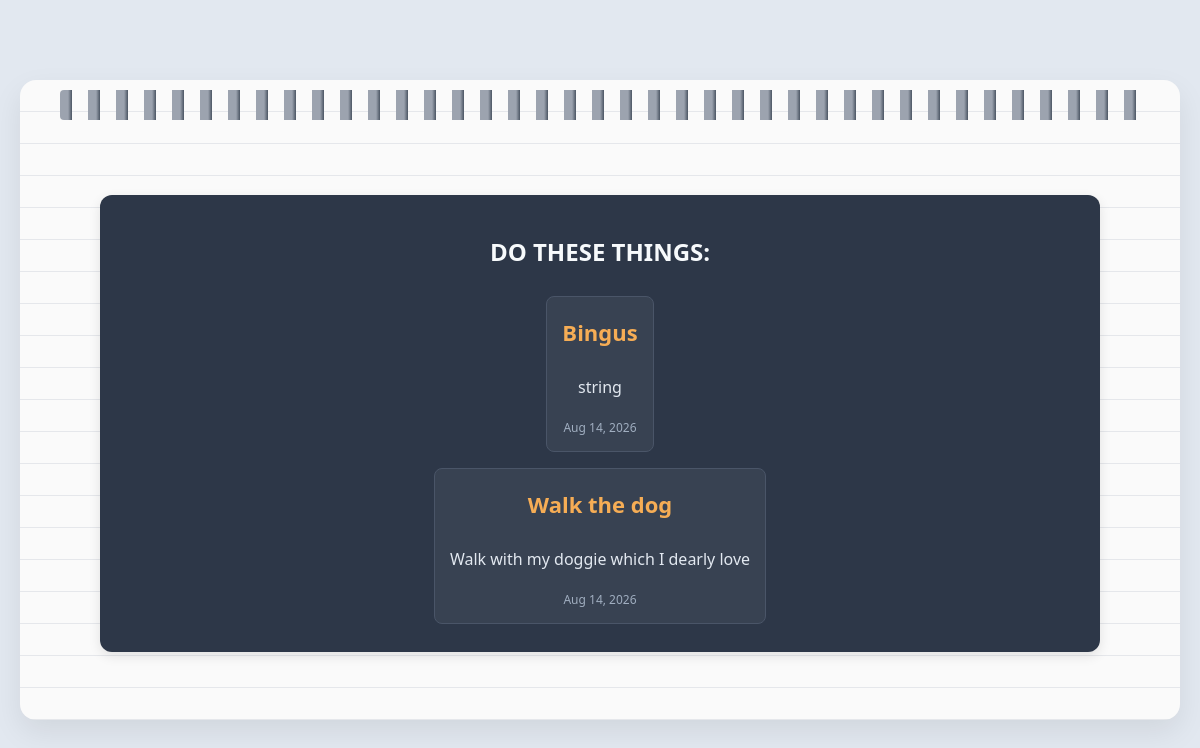
/notes, run on an earlier commit of the app's database.
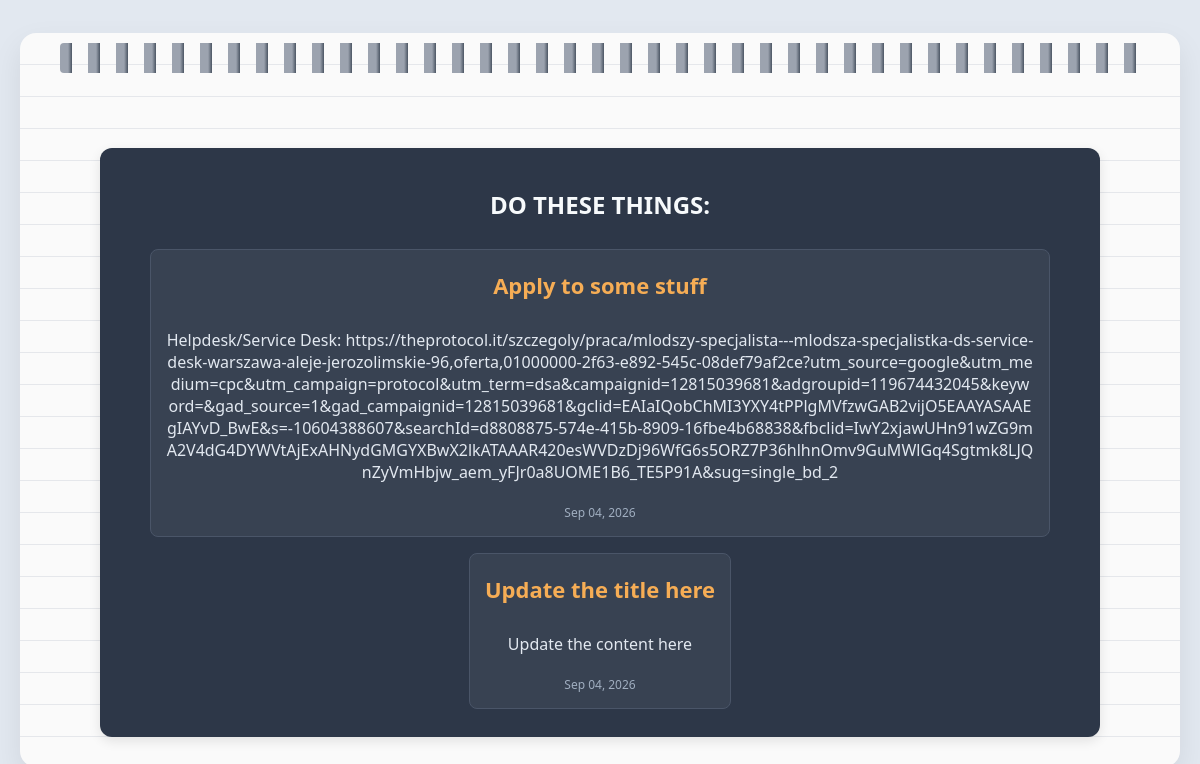
And on a later commit of the database.
### models.py (models this page shows)
class Note(Base):
    __tablename__ = "notes"
    id: Mapped[int] = mapped_column(Integer, primary_key=True, index=True)
    title: Mapped[str] = mapped_column(String, nullable=False)
    content: Mapped[str] = mapped_column(Text, nullable=False)
    date_posted: Mapped[datetime] = mapped_column(DateTime(timezone=True), default=lambda: datetime.now(UTC))

### main.py (the view)
@app.get("/", include_in_schema=False, name="Home")
@app.get("/notes", include_in_schema=False, name="Notes")
def home_page(request: Request, db: Annotated[Session, Depends(get_db)]):
    result = db.execute(select(models.Note))
    notes = result.scalars().all()
    return templates.TemplateResponse(request, "home.html", {"notes": notes, "title": "Notepad"})

### templates/home.html
{% extends "layout.html" %}
{% block content %}
    <div class="notes_section">
        <h2>DO THESE THINGS:</h2>
        {% for note in notes %}
            <div class="note_card">
                <a class="note_title" href="{{ url_for('note_page', note_id=note.id) }}">{{ note.title }}</a>
                <p class="note_content">{{ note.content }}</p>
                <p class="note_date">{{ note.date_posted.strftime('%b %d, %Y') }}</p>
            </div>
        {% endfor %}
    </div>
{% endblock content %}

### templates/layout.html (shortened to what this page needs)
<!DOCTYPE html>
<html>
    <head>
    <link rel="stylesheet" href="{{ url_for('static', path='style.css') }}">
    </head>
    <body>
        <div class="notebook_page">
        {% block content %}
        {% endblock content %}
        </div>
    </body>
</html>

### static/style.css (style rules this page uses)
body { margin: 0; min-height: 100vh; background-color: #E2E8F0; display: flex; justify-content: center; align-items: center; padding: 20px; box-sizing: border-box; }
.notebook_page { position: relative; width: 100%; max-width: 1200px; min-height: 80vh; background-color: #FAFAFA; border-radius: 16px; box-shadow: 0 12px 30px rgba(0, 0, 0, 0.08); padding-top: 60px; padding-left: 30px; padding-right: 30px; padding-bottom: 30px; box-sizing: border-box; display: flex; flex-direction: column; align-items: center; background-image: linear-gradient(to bottom, transparent 31px, #E5E7EB 31px, #E5E7EB 32px); background-size: 100% 32px; }
.notebook_page::before { content: ""; position: absolute; top: 10px; left: 40px; right: 40px; height: 30px; background: repeating-linear-gradient( to right, #9CA3AF, #9CA3AF 8px, #4B5563 12px, transparent 12px, transparent 28px ); border-radius: 4px; }
.notes_section, .single_note_section { font-family: 'Segoe UI', Tahoma, Geneva, Verdana, sans-serif; font-weight: 600; width: 100%; max-width: 1000px; display: flex; flex-direction: column; justify-content: center; align-items: center; background-color: #2D3748; color: #F7FAFC; border-radius: 12px; padding: 20px; margin-top: 5%; box-sizing: border-box; box-shadow: 0 4px 12px rgba(0, 0, 0, 0.1); }
.note_card { display: flex; flex-direction: column; justify-content: center; align-items: center; background-color: #384252; border: 1px solid #4A5568; border-radius: 8px; padding: 15px; margin: 8px 0; max-width: 900px; box-sizing: border-box; text-wrap: pretty; word-break: break-all; }
.note_date { margin: 0; font-size: 12px; color: #A0AEC0; font-weight: normal; }
.note_title { font-size: 22px; text-decoration: none; color: #F6AD55; margin-top: 5px; margin-bottom: 8px; }
.note_content { white-space: initial; padding-top: 5px; padding-bottom: 5px; color: #E2E8F0; font-weight: normal; text-align: center; }

What changed in the data, as far as the page shows it:
removed Note: title "Bingus", content "string", date_posted "Aug 14, 2026"
removed Note: title "Walk the dog", content "Walk with my doggie which I dearly love", date_posted "Aug 14, 2026"
added Note: title "Apply to some stuff", content "Helpdesk/Service Desk: https://theprotocol.it/szczegoly/praca/mlodszy-specjalista---mlodsza-specjalistka-ds-service-desk-warszawa-aleje-jerozolimskie-96,oferta,01000000-2f63-e892-545c-08def79af2ce?utm_source=google&utm_medium=cpc&utm_campaign=protocol&utm_term=dsa&campaignid=12815039681&adgroupid=119674432045&keyword=&gad_source=1&gad_campaignid=12815039681&gclid=EAIaIQobChMI3YXY4tPPlgMVfzwGAB2vijO5EAAYASAAEgIAYvD_BwE&s=-10604388607&searchId=d8808875-574e-415b-8909-16fbe4b68838&fbclid=IwY2xjawUHn91wZG9mA2V4dG4DYWVtAjExAHNydGMGYXBwX2lkATAAAR420esWVDzDj96WfG6s5ORZ7P36hlhnOmv9GuMWlGq4Sgtmk8LJQnZyVmHbjw_aem_yFJr0a8UOME1B6_TE5P91A&sug=single_bd_2", date_posted "Sep 04, 2026"
added Note: title "Update the title here", content "Update the content here", date_posted "Sep 04, 2026"
